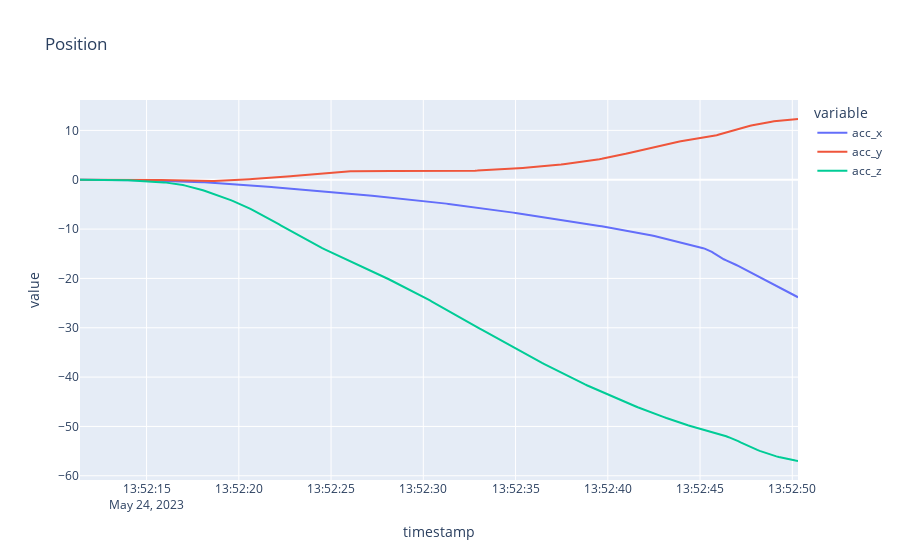

Notebook source saved alongside this figure:
### Code cell
dpos = dv[["acc_x", "acc_y", "acc_z"]].expanding().apply(lambda g: integrate.trapezoid(g, g.index.astype(np.int64) / 10**9))
# dpos = dv[["acc_x", "acc_y", "acc_z"]].rolling("1s", min_periods=1).mean().cumsum()
df[["pos_x", "pos_y", "pos_z"]] = dv[["acc_x", "acc_y", "acc_z"]].rolling("1s", min_periods=1).mean().cumsum()
px.line(dpos, title="Position")

### Figure 1 — Plotly figure (JSON) as saved in the notebook; plotly's stock layout.template omitted (floating-point values rounded to 4 significant figures; data arrays with more than 128 entries replaced by an {"elided": "..."} marker saying what was removed)
{"data": [{"hovertemplate": "variable=acc_x<br>timestamp=%{x}<br>value=%{y}<extra></extra>", "legendgroup": "acc_x", "line": {"color": "#636efa", "dash": "solid"}, "marker": {"symbol": "circle"}, "mode": "lines", "name": "acc_x", "orientation": "v", "showlegend": true, "type": "scatter", "x": {"elided": "301 str values"}, "xaxis": "x", "y": {"elided": "301 float values"}, "yaxis": "y"}, {"hovertemplate": "variable=acc_y<br>timestamp=%{x}<br>value=%{y}<extra></extra>", "legendgroup": "acc_y", "line": {"color": "#EF553B", "dash": "solid"}, "marker": {"symbol": "circle"}, "mode": "lines", "name": "acc_y", "orientation": "v", "showlegend": true, "type": "scatter", "x": {"elided": "301 str values"}, "xaxis": "x", "y": {"elided": "301 float values"}, "yaxis": "y"}, {"hovertemplate": "variable=acc_z<br>timestamp=%{x}<br>value=%{y}<extra></extra>", "legendgroup": "acc_z", "line": {"color": "#00cc96", "dash": "solid"}, "marker": {"symbol": "circle"}, "mode": "lines", "name": "acc_z", "orientation": "v", "showlegend": true, "type": "scatter", "x": {"elided": "301 str values"}, "xaxis": "x", "y": {"elided": "301 float values"}, "yaxis": "y"}], "layout": {"legend": {"title": {"text": "variable"}, "tracegroupgap": 0}, "title": {"text": "Position"}, "xaxis": {"anchor": "y", "domain": [0, 1], "title": {"text": "timestamp"}}, "yaxis": {"anchor": "x", "domain": [0, 1], "title": {"text": "value"}}}}
